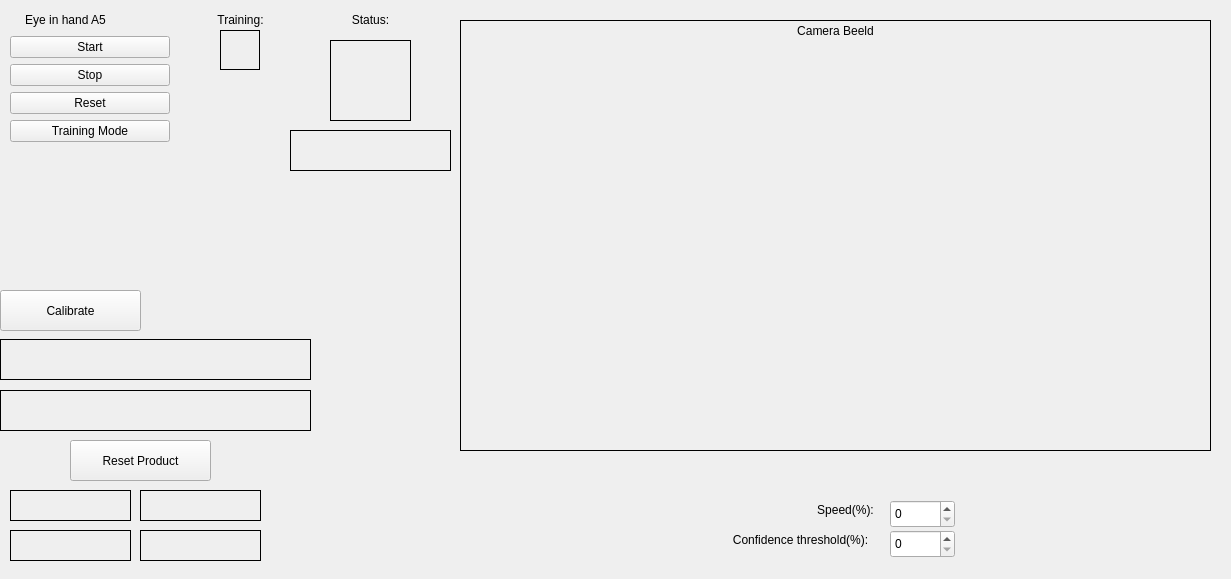
<?xml version="1.0" encoding="UTF-8"?>
<ui version="4.0">
 <class>Form</class>
 <widget class="QWidget" name="Form">
  <property name="geometry">
   <rect>
    <x>0</x>
    <y>0</y>
    <width>1231</width>
    <height>579</height>
   </rect>
  </property>
  <property name="windowTitle">
   <string>Form</string>
  </property>
  <widget class="QLabel" name="statusLamp">
   <property name="geometry">
    <rect>
     <x>330</x>
     <y>40</y>
     <width>81</width>
     <height>81</height>
    </rect>
   </property>
   <property name="minimumSize">
    <size>
     <width>40</width>
     <height>40</height>
    </size>
   </property>
   <property name="frameShape">
    <enum>QFrame::Box</enum>
   </property>
   <property name="text">
    <string/>
   </property>
   <property name="alignment">
    <set>Qt::AlignCenter</set>
   </property>
  </widget>
  <widget class="QLabel" name="cameraLabel">
   <property name="geometry">
    <rect>
     <x>460</x>
     <y>20</y>
     <width>751</width>
     <height>431</height>
    </rect>
   </property>
   <property name="minimumSize">
    <size>
     <width>350</width>
     <height>200</height>
    </size>
   </property>
   <property name="maximumSize">
    <size>
     <width>2000</width>
     <height>2000</height>
    </size>
   </property>
   <property name="frameShape">
    <enum>QFrame::Box</enum>
   </property>
   <property name="text">
    <string>Camera Beeld</string>
   </property>
   <property name="alignment">
    <set>Qt::AlignHCenter|Qt::AlignTop</set>
   </property>
   <property name="wordWrap">
    <bool>false</bool>
   </property>
  </widget>
  <widget class="QLabel" name="statusText">
   <property name="geometry">
    <rect>
     <x>290</x>
     <y>130</y>
     <width>161</width>
     <height>41</height>
    </rect>
   </property>
   <property name="minimumSize">
    <size>
     <width>0</width>
     <height>0</height>
    </size>
   </property>
   <property name="frameShape">
    <enum>QFrame::Box</enum>
   </property>
   <property name="text">
    <string/>
   </property>
   <property name="alignment">
    <set>Qt::AlignCenter</set>
   </property>
  </widget>
  <widget class="QPushButton" name="calButton">
   <property name="geometry">
    <rect>
     <x>0</x>
     <y>290</y>
     <width>141</width>
     <height>41</height>
    </rect>
   </property>
   <property name="text">
    <string>Calibrate</string>
   </property>
  </widget>
  <widget class="QPushButton" name="respButton">
   <property name="geometry">
    <rect>
     <x>70</x>
     <y>440</y>
     <width>141</width>
     <height>41</height>
    </rect>
   </property>
   <property name="text">
    <string>Reset Product</string>
   </property>
  </widget>
  <widget class="QLabel" name="xyzrobotLabel">
   <property name="geometry">
    <rect>
     <x>0</x>
     <y>339</y>
     <width>311</width>
     <height>41</height>
    </rect>
   </property>
   <property name="frameShape">
    <enum>QFrame::Box</enum>
   </property>
   <property name="text">
    <string/>
   </property>
   <property name="alignment">
    <set>Qt::AlignCenter</set>
   </property>
  </widget>
  <widget class="QLabel" name="xyzcamLabel">
   <property name="geometry">
    <rect>
     <x>0</x>
     <y>390</y>
     <width>311</width>
     <height>41</height>
    </rect>
   </property>
   <property name="frameShape">
    <enum>QFrame::Box</enum>
   </property>
   <property name="frameShadow">
    <enum>QFrame::Plain</enum>
   </property>
   <property name="text">
    <string/>
   </property>
   <property name="alignment">
    <set>Qt::AlignCenter</set>
   </property>
  </widget>
  <widget class="QLabel" name="valueBox1">
   <property name="geometry">
    <rect>
     <x>10</x>
     <y>490</y>
     <width>121</width>
     <height>31</height>
    </rect>
   </property>
   <property name="frameShape">
    <enum>QFrame::Box</enum>
   </property>
   <property name="text">
    <string/>
   </property>
   <property name="alignment">
    <set>Qt::AlignCenter</set>
   </property>
  </widget>
  <widget class="QLabel" name="valueBox2">
   <property name="geometry">
    <rect>
     <x>140</x>
     <y>490</y>
     <width>121</width>
     <height>31</height>
    </rect>
   </property>
   <property name="frameShape">
    <enum>QFrame::Box</enum>
   </property>
   <property name="text">
    <string/>
   </property>
   <property name="alignment">
    <set>Qt::AlignCenter</set>
   </property>
  </widget>
  <widget class="QLabel" name="valueBox3">
   <property name="geometry">
    <rect>
     <x>10</x>
     <y>530</y>
     <width>121</width>
     <height>31</height>
    </rect>
   </property>
   <property name="frameShape">
    <enum>QFrame::Box</enum>
   </property>
   <property name="text">
    <string/>
   </property>
   <property name="alignment">
    <set>Qt::AlignCenter</set>
   </property>
  </widget>
  <widget class="QLabel" name="valueBox4">
   <property name="geometry">
    <rect>
     <x>140</x>
     <y>530</y>
     <width>121</width>
     <height>31</height>
    </rect>
   </property>
   <property name="frameShape">
    <enum>QFrame::Box</enum>
   </property>
   <property name="text">
    <string/>
   </property>
   <property name="alignment">
    <set>Qt::AlignCenter</set>
   </property>
  </widget>
  <widget class="QLabel" name="label">
   <property name="geometry">
    <rect>
     <x>10</x>
     <y>10</y>
     <width>111</width>
     <height>19</height>
    </rect>
   </property>
   <property name="text">
    <string>Eye in hand A5</string>
   </property>
   <property name="alignment">
    <set>Qt::AlignCenter</set>
   </property>
  </widget>
  <widget class="QLabel" name="label_2">
   <property name="geometry">
    <rect>
     <x>310</x>
     <y>10</y>
     <width>121</width>
     <height>19</height>
    </rect>
   </property>
   <property name="text">
    <string>Status:</string>
   </property>
   <property name="alignment">
    <set>Qt::AlignCenter</set>
   </property>
  </widget>
  <widget class="QLabel" name="label_3">
   <property name="geometry">
    <rect>
     <x>990</x>
     <y>500</y>
     <width>231</width>
     <height>61</height>
    </rect>
   </property>
   <property name="tabletTracking">
    <bool>false</bool>
   </property>
   <property name="autoFillBackground">
    <bool>false</bool>
   </property>
   <property name="text">
    <string/>
   </property>
   <property name="textFormat">
    <enum>Qt::AutoText</enum>
   </property>
   <property name="pixmap">
    <pixmap>avans.png</pixmap>
   </property>
   <property name="scaledContents">
    <bool>true</bool>
   </property>
   <property name="alignment">
    <set>Qt::AlignCenter</set>
   </property>
   <property name="wordWrap">
    <bool>false</bool>
   </property>
   <property name="openExternalLinks">
    <bool>false</bool>
   </property>
  </widget>
  <widget class="QWidget" name="verticalLayoutWidget">
   <property name="geometry">
    <rect>
     <x>10</x>
     <y>30</y>
     <width>160</width>
     <height>121</height>
    </rect>
   </property>
   <layout class="QVBoxLayout" name="verticalLayout">
    <property name="spacing">
     <number>0</number>
    </property>
    <item>
     <widget class="QPushButton" name="startButton">
      <property name="text">
       <string>Start</string>
      </property>
     </widget>
    </item>
    <item>
     <widget class="QPushButton" name="stopButton">
      <property name="text">
       <string>Stop</string>
      </property>
     </widget>
    </item>
    <item>
     <widget class="QPushButton" name="resetButton">
      <property name="text">
       <string>Reset</string>
      </property>
     </widget>
    </item>
    <item>
     <widget class="QPushButton" name="trainingButton">
      <property name="text">
       <string>Training Mode</string>
      </property>
      <property name="checkable">
       <bool>true</bool>
      </property>
     </widget>
    </item>
   </layout>
  </widget>
  <widget class="QLabel" name="trainingLamp">
   <property name="geometry">
    <rect>
     <x>220</x>
     <y>30</y>
     <width>40</width>
     <height>40</height>
    </rect>
   </property>
   <property name="minimumSize">
    <size>
     <width>40</width>
     <height>40</height>
    </size>
   </property>
   <property name="frameShape">
    <enum>QFrame::Box</enum>
   </property>
   <property name="text">
    <string/>
   </property>
   <property name="alignment">
    <set>Qt::AlignCenter</set>
   </property>
  </widget>
  <widget class="QLabel" name="label_4">
   <property name="geometry">
    <rect>
     <x>180</x>
     <y>10</y>
     <width>121</width>
     <height>19</height>
    </rect>
   </property>
   <property name="text">
    <string>Training:</string>
   </property>
   <property name="alignment">
    <set>Qt::AlignCenter</set>
   </property>
  </widget>
  <widget class="QDoubleSpinBox" name="doubleSpinBox">
   <property name="geometry">
    <rect>
     <x>890</x>
     <y>500</y>
     <width>65</width>
     <height>28</height>
    </rect>
   </property>
   <property name="decimals">
    <number>0</number>
   </property>
   <property name="maximum">
    <double>100.000000000000000</double>
   </property>
  </widget>
  <widget class="QDoubleSpinBox" name="doubleSpinBox_2">
   <property name="geometry">
    <rect>
     <x>890</x>
     <y>530</y>
     <width>65</width>
     <height>28</height>
    </rect>
   </property>
   <property name="decimals">
    <number>0</number>
   </property>
  </widget>
  <widget class="QLabel" name="label_5">
   <property name="geometry">
    <rect>
     <x>810</x>
     <y>500</y>
     <width>71</width>
     <height>20</height>
    </rect>
   </property>
   <property name="text">
    <string>Speed(%):</string>
   </property>
   <property name="alignment">
    <set>Qt::AlignCenter</set>
   </property>
  </widget>
  <widget class="QLabel" name="label_6">
   <property name="geometry">
    <rect>
     <x>710</x>
     <y>530</y>
     <width>181</width>
     <height>20</height>
    </rect>
   </property>
   <property name="text">
    <string>Confidence threshold(%):</string>
   </property>
   <property name="alignment">
    <set>Qt::AlignCenter</set>
   </property>
  </widget>
 </widget>
 <tabstops>
  <tabstop>calButton</tabstop>
  <tabstop>respButton</tabstop>
 </tabstops>
 <resources>
  <include location="Avans.qrc"/>
 </resources>
 <connections/>
</ui>
